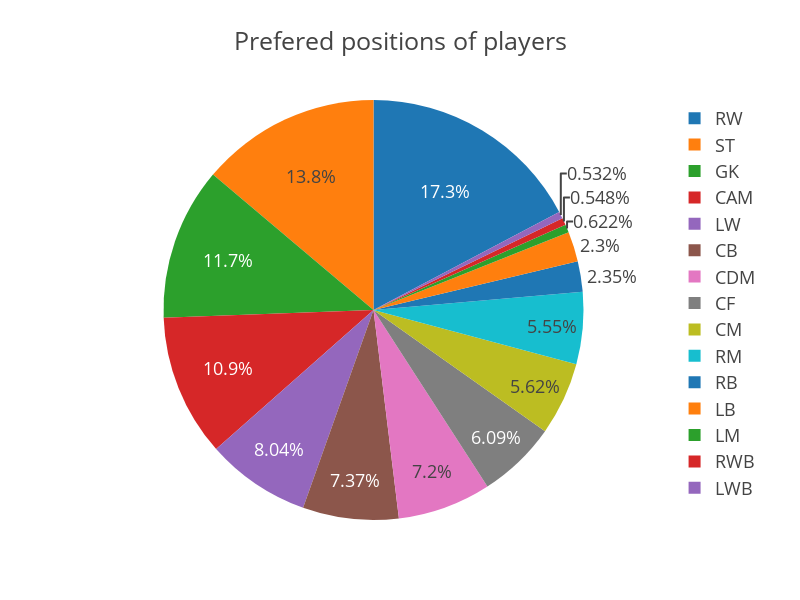

Notebook code for this chart:
### Markdown cell above
# Pie chart on distribution of players based on prefered positions

### Code cell
y1 = idf['Prefered Positions'].value_counts()
y9 = idf['Prefered Positions'].unique()
px.pie(data_frame = y1,values = y1,names =y9,color = 'Prefered Positions',hover_name = 'Prefered Positions', title = 'Prefered positions of players', template = 'presentation',width =800, height = 600)

### Figure 1 — Plotly figure (JSON) as saved in the notebook; plotly's stock layout.template omitted (floating-point values rounded to 4 significant figures)
{"data": [{"customdata": [[3277], [2628], [2228], [2075], [1526], [1399], [1366], [1155], [1067], [1053], [446], [436], [118], [104], [101]], "domain": {"x": [0, 1], "y": [0, 1]}, "hovertemplate": "<b>%{hovertext}</b><br><br>label=%{label}<br>value=%{value}<br>Prefered Positions=%{customdata[0]}<extra></extra>", "hovertext": [3277, 2628, 2228, 2075, 1526, 1399, 1366, 1155, 1067, 1053, 446, 436, 118, 104, 101], "labels": ["RW", "ST", "GK", "CAM", "LW", "CB", "CDM", "CF", "CM", "RM", "RB", "LB", "LM", "RWB", "LWB"], "legendgroup": "", "marker": {"colors": ["#1F77B4", "#FF7F0E", "#2CA02C", "#D62728", "#9467BD", "#8C564B", "#E377C2", "#7F7F7F", "#BCBD22", "#17BECF", "#1F77B4", "#FF7F0E", "#2CA02C", "#D62728", "#9467BD"]}, "name": "", "showlegend": true, "type": "pie", "values": [3277, 2628, 2228, 2075, 1526, 1399, 1366, 1155, 1067, 1053, 446, 436, 118, 104, 101]}], "layout": {"height": 600, "legend": {"tracegroupgap": 0}, "title": {"text": "Prefered positions of players"}, "width": 800}}
